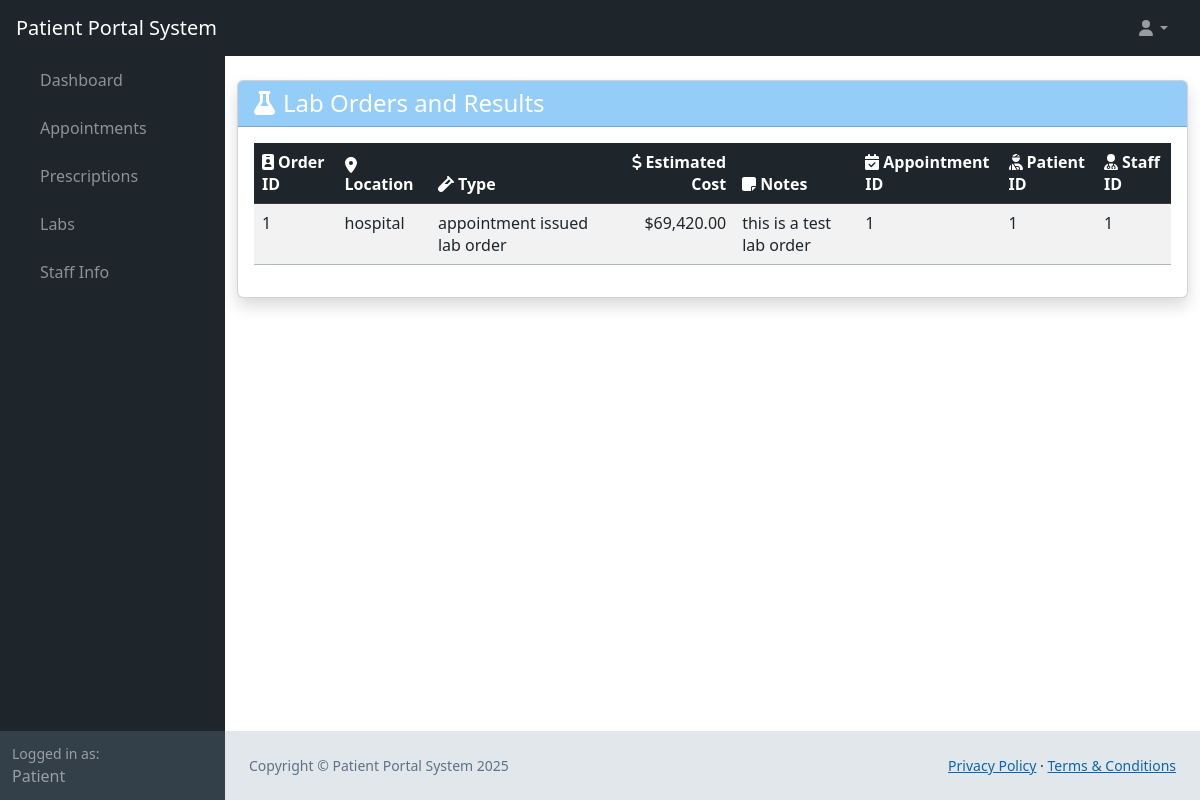
The page /web_root/labs.php (signed in) on the database as committed earlier.
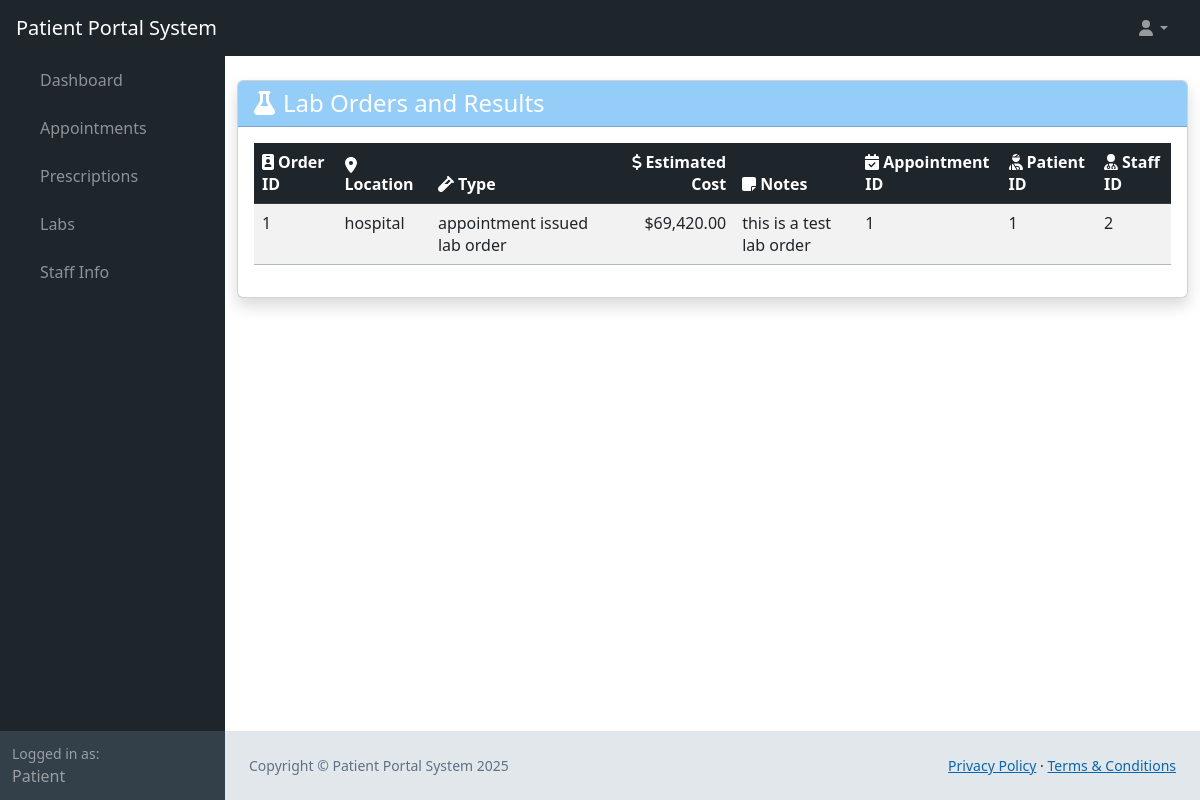
The same page on the database as committed later.
### tables this page shows
CREATE TABLE `user` (
  `user_id` bigint(20) NOT NULL AUTO_INCREMENT,
  `first_name` varchar(25) NOT NULL,
  `last_name` varchar(50) NOT NULL,
  `phone_number` bigint(20) NOT NULL,
  `email` varchar(50) NOT NULL,
  `username` varchar(25) NOT NULL,
  `password_hash` varchar(60) NOT NULL,
  `bio` mediumtext DEFAULT NULL,
  `profile_pic` longblob DEFAULT NULL,
  PRIMARY KEY (`user_id`)
);

CREATE TABLE `lab_order` (
  `order_id` int(11) NOT NULL AUTO_INCREMENT,
  `location` varchar(45) DEFAULT NULL,
  `type` varchar(45) DEFAULT NULL,
  `estimated_cost` double DEFAULT NULL,
  `notes` tinytext DEFAULT NULL,
  `appointment_id` int(11) NOT NULL,
  `patient_id` int(11) NOT NULL,
  `staff_id` int(11) NOT NULL,
  PRIMARY KEY (`order_id`),
  KEY `fk_lab_order_appointment1_idx` (`appointment_id`,`patient_id`),
  KEY `fk_lab_order_staff1_idx` (`staff_id`),
  CONSTRAINT `fk_lab_order_appointment1` FOREIGN KEY (`appointment_id`, `patient_id`) REFERENCES `appointment` (`appointment_id`, `patient_id`),
  CONSTRAINT `fk_lab_order_staff1` FOREIGN KEY (`staff_id`) REFERENCES `staff` (`staff_id`)
);

### web_root/labs.php (called while the page is built, shortened)
<?php
    require 'generic.php';
    $patient = getDatafromTable($conn, "patient", ["user_id" => $user_id])[0];
    if (isset($patient)) {
        $patient_id = $patient['patient_id'];
        $lab_orders = getDatafromTable($conn, "lab_order", ["patient_id" => $patient_id]);
    }
?>
<?php
    require 'landing-content.php';
?>

### web_root/generic.php (called while the page is built, shortened)
<?php
    require 'functions.php';
    $conn = OpenCon();
    $userData = getDatafromTable($conn, "user", ["username" => $_SESSION['username']])[0];
    $user_id = $userData['user_id'];
    $firstName = $userData['first_name'];
    if (sizeOf(getDatafromTable($conn, "staff", ["user_id" => $user_id])) > 0) {
        $staff = getDatafromTable($conn, "staff", ["user_id" => $user_id])[0];
        $patient = null;
        $mode = 'Staff';
        if ($staff['employee_type'] == 'Administrator') {
            $mode = 'Admin';
        }
    } else {
        $mode = 'Patient';
    }
?>

### web_root/functions.php (called while the page is built, shortened)
<?php
function getDatafromTable(mysqli $conn, string $table, array $searchConditions, $booleanOperations = "AND", $query = "select * from "): int|array
{
    $type = gettype($booleanOperations);
    if ($type == "array") {
        if (sizeof($booleanOperations) > sizeof($searchConditions)) {
            printf("There should be more search conditions than boolean operations");
            return 100;
        }
        for ($i = 0; $i < sizeof($booleanOperations); $i++) {
            if (!in_array(strtoupper($booleanOperations[$i]), ["OR", "AND", "XOR"])) {
                printf("Error getting data: incorrect boolean operator in '$booleanOperations'");
                return 101;
            }
        }
        for ($i = 0; $i < sizeof($searchConditions); $i++) {
            if ($i < sizeof($booleanOperations)) {
                $operations[$i] = strtoupper($booleanOperations[$i]);
            } else {
                $operations[$i] = "AND";
            }
        }
    } else if (!($type == "string")) {
        printf("Error incorrect data type for '$booleanOperations'");
        return 103;
    } else {
        if (in_array(strtoupper($booleanOperations), ["OR", "AND", "XOR"])) {
            for ($i = 0; $i < sizeof($searchConditions); $i++) {
                $operations[$i] = strtoupper($booleanOperations);
            }
        }
    }
    $query .= $table;
    if (sizeof($searchConditions) > 0) {
        $query .= " WHERE ";
    }
    $i = 0;
    foreach ($searchConditions as $key => $value) {
        $query .= $key . " = " . '\'' . $value . '\'';
        $query .= ' ' . $operations[$i] . ' ';
        $i++;
    }
    $query = substr($query, 0, strlen($query) - (strlen($operations[sizeof($operations) - 1]) + 2)) . ';';
    $result = mysqli_query($conn, $query);
    $results = mysqli_fetch_all($result, MYSQLI_BOTH);
    return $results;
}
?>

### web_root/labs-content.php (the view)
<body class="bg-light">
    <div class="container py-4">
        <div class="card shadow">
            <div class="card-header bg-primary text-white">
                <h1 class="h4 mb-0"><i class="fas fa-flask me-2"></i>Lab Orders and Results</h1>
            </div>
            <div class="card-body">
                <?php if (empty($lab_orders)): ?>
                    <div class="alert alert-dark">
                        <i class="fas fa-info-circle me-2"></i>No lab orders found.
                    </div>
                <?php else: ?>
                    <div class="table-responsive">
                        <table class="table table-striped table-hover">
                            <thead class="table-dark">
                                <tr>
                                    <th><i class="fas fa-id-badge me-1"></i>Order ID</th>
                                    <th><i class="fas fa-map-marker-alt me-1"></i>Location</th>
                                    <th><i class="fas fa-vial me-1"></i>Type</th>
                                    <th class="text-end"><i class="fas fa-dollar-sign me-1"></i>Estimated Cost</th>
                                    <th><i class="fas fa-sticky-note me-1"></i>Notes</th>
                                    <th><i class="fas fa-calendar-check me-1"></i>Appointment ID</th>
                                    <th><i class="fas fa-user-injured me-1"></i>Patient ID</th>
                                    <th><i class="fas fa-user-md me-1"></i>Staff ID</th>
                                </tr>
                            </thead>
                            <tbody>
                                <?php foreach ($lab_orders as $order): ?>
                                    <tr>
                                        <td><?= htmlspecialchars($order['order_id']) ?></td>
                                        <td><?= htmlspecialchars($order['location']) ?></td>
                                        <td><?= htmlspecialchars($order['type']) ?></td>
                                        <td class="text-end">$<?= number_format($order['estimated_cost'], 2) ?></td>
                                        <td><?= htmlspecialchars($order['notes']) ?></td>
                                        <td><?= htmlspecialchars($order['appointment_id']) ?></td>
                                        <td><?= htmlspecialchars($order['patient_id']) ?></td>
                                        <td><?= htmlspecialchars($order['staff_id']) ?></td>
                                    </tr>
                                <?php endforeach; ?>
                            </tbody>
                        </table>
                    </div>
                <?php endif; ?>
            </div>
        </div>
    </div>
</body>

### web_root/landing-content.php (shortened to what this page needs)
<!DOCTYPE html>
<html lang="en">
<head>
    <link href="../css/styles.css" rel="stylesheet" />
    <link href="../css/calendar.css" rel="stylesheet" />
</head>
<body class="sb-nav-fixed">
    <nav class="sb-topnav navbar navbar-expand navbar-dark bg-dark">
        <a class="navbar-brand ps-3" href="landing.php"><?php echo $mode . " Portal System" ?></a>
        <ul class="navbar-nav ms-auto ms-md-0 me-3 me-lg-4">
            <li class="nav-item dropdown">
                <a class="nav-link dropdown-toggle" id="navbarDropdown" href="#" role="button" data-bs-toggle="dropdown"
                    aria-expanded="false"><i class="fas fa-user fa-fw"></i></a>
            </li>
        </ul>
    </nav>
    <div id="layoutSidenav">
        <div id="layoutSidenav_nav">
            <nav class="sb-sidenav accordion sb-sidenav-dark" id="sidenavAccordion">
                <div class="sb-sidenav-menu">
                    <div class="nav">
                        <div class="collapse show" id="collapseLayouts" aria-labelledby="headingOne"
                            data-bs-parent="#sidenavAccordion">
                            <nav class="sb-sidenav-menu-nested nav">
                                <a class="nav-link" href="landing.php">Dashboard</a>
                                <a class="nav-link" href="appointments.php">Appointments</a>
                                <a class="nav-link" href="prescriptions.php">Prescriptions</a>
                                <a class="nav-link" href="labs.php">Labs</a>
                                <?php if ($mode == 'Admin'): ?>
                                    <a class="nav-link" href="patient-info.php">Patient Info</a>
                                    <a class="nav-link" href="staff-info.php">Staff Info</a>
                                <?php elseif ($mode == 'Staff'): ?>
                                    <a class="nav-link" href="patient-info.php">Patient Info</a>
                                <?php elseif ($mode == 'Patient'): ?>
                                    <a class="nav-link" href="staff-info.php">Staff Info</a>
                                <?php endif; ?>
                            </nav>
                        </div>
                    </div>
                </div>
                <div class="sb-sidenav-footer">
                    <div class="small">Logged in as:</div>
                    <?php echo $firstName; ?>
                </div>
            </nav>
        </div>
        <div id="layoutSidenav_content">
            <?php require $content_url ?>
            <?php require 'footer.php' ?>
        </div>
    </div>
</body>

### web_root/footer.php
<?php
    echo '<div id="layoutAuthentication_footer">
        <footer class="py-4 bg-light mt-auto">
            <div class="container-fluid px-4">
                <div class="d-flex align-items-center justify-content-between small">
                    <div class="text-muted">Copyright &copy; Patient Portal System 2025</div>
                    <div>
                        <a href="#">Privacy Policy</a>
                        &middot;
                        <a href="#">Terms &amp; Conditions</a>
                    </div>
                </div>
            </div>
        </footer>
    </div>';
?>

### css/calendar.css (style rules this page uses)
:root { --fc-event-bg-color: #48A8F5; --fc-event-border-color: #48A8F5; --fc-button-text-color: #fff; --fc-button-bg-color: #333F49; --fc-button-border-color: #333F49; --fc-button-hover-bg-color: #1E252B; --fc-button-hover-border-color: #1E252B; --fc-button-active-bg-color: #1E252B; --fc-button-active-border-color: #1E252B; --fc-highlight-color: #cfe8fc; --fc-today-bg-color: #EFF2F4; }

Rows that differ between the two databases and show on the page:
changed lab_order "hospital": staff "1" → "2"
